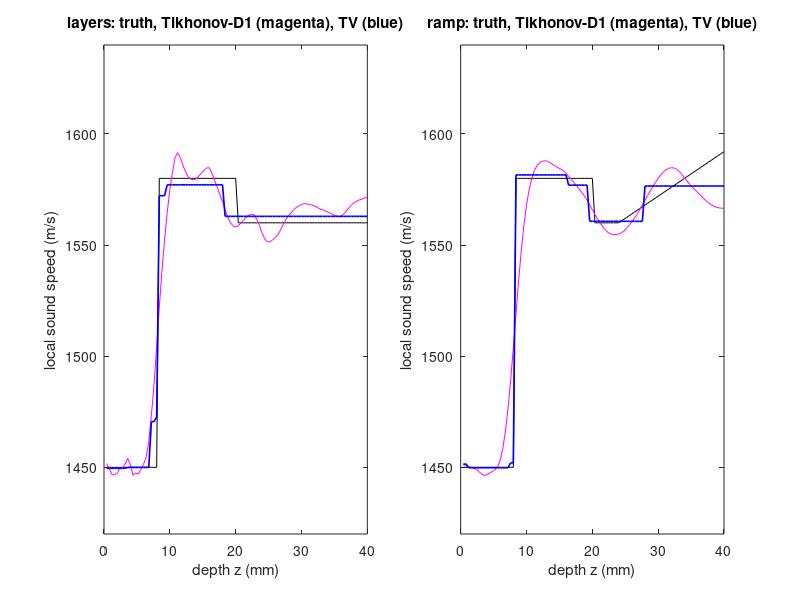

MATLAB code for this plot:
%% m13_tv_vs_tikhonov.m
% Average-to-local sound speed: naive inversion, Tikhonov (L = I, D1, D2) and TV.
% Purpose : A depth-dependent average sound speed cbar(z) (for example from
%           autofocus at each depth, vertical-path approximation) relates to
%           the local slowness s(z) = 1/c(z) by the running mean
%              1/cbar(z) = (1/z) * integral_0^z s(z') dz'      (linear in s).
%           Naive inversion differentiates z/cbar(z), amplifying noise by
%           about sqrt(2) z/dz. Regularize the slowness deviation
%           x = s - 1/c0 (ns/mm) with
%              Tikhonov : min ||A x - b||^2 + lam^2 ||L x||^2,  L = I, D1 or D2
%              TV       : min 0.5||A x - b||^2 + mu ||D1 x||_1  (ADMM, rho = 0.1)
%           Also checks the 1D TV-denoising rule: an isolated plateau of width w
%           (samples) and height 1 comes back with height 1 - 2 mu / w.
% Change  : profile ('layers' or 'ramp'), noise std sc (m/s), dz.
% Expect  : naive std grows linearly with depth (about 110 m/s at 30 mm for
%           1 m/s noise on cbar); TV beats every Tikhonov on the layers and keeps
%           the 8 mm step sharp; on the ramp segment (z > 24 mm) TV staircases,
%           so compare the 'z > 24 mm' column, not only the total RMSE.
% Runtime : about 10 s (the ADMM parameter scan dominates).
clear; close all; rng(1);

dz = 0.4; n = 100; z = dz*(1:n)'; c0 = 1540;      % mm, samples, mm, m/s
A  = tril(ones(n))*dz./repmat(z, 1, n);           % running-mean operator
D1 = diff(eye(n)); D2 = diff(eye(n), 2);
sv = svd(A); fprintf('running-mean operator: sigma_max %.2f, sigma_min %.4f, kappa %.0f\n', sv(1), sv(end), sv(1)/sv(end));
toS = @(c) (1./c - 1/c0)*1e6;                     % m/s -> slowness deviation (ns/mm)
toC = @(x) 1./(1/c0 + x*1e-6);                    % back to m/s
prof = @(kind) 1450*(z <= 8) + 1580*(z > 8 & z <= 20) + 1560*(z > 20 & z <= 24) + ...
    (1560 + strcmp(kind, 'ramp')*2.0*(z - 24)).*(z > 24);

%% Naive inversion: noise growth with depth
c = prof('layers'); cbar = 1./(A*(1./c)); sc = 1.0; M = 2000;
err = zeros(M, n);
for m = 1:M
    sb = 1./(cbar + sc*randn(n, 1));
    sn = [sb(1); (z(2:end).*sb(2:end) - z(1:end-1).*sb(1:end-1))/dz];
    err(m, :) = (1./sn - c)';
end
iz = [25 50 75];
% first-order theory: std(c) = (c/cbar)^2 * sqrt(z_i^2 + z_(i-1)^2)/dz * sc  ~  sqrt(2) z/dz * sc
fprintf('naive inverse, cbar noise %.1f m/s: std of c at z = 10, 20, 30 mm: %s m/s (theory %s)\n', ...
    sc, mat2str(round(std(err(:, iz)))), mat2str(round((c(iz)'./cbar(iz)').^2.*sqrt(z(iz).^2 + z(iz-1).^2)'/dz*sc)));

%% Regularized inversions
edge = @(ce) z(find(ce > 1450 + 0.9*130 & z > 3, 1)) - z(find(ce > 1450 + 0.1*130 & z > 3, 1));  % 10-90 % width of the 8 mm step
hf = figure('Position', [50 50 1000 380]);
kinds = {'layers', 'ramp'}; lamg = logspace(-4, 1, 60); mug = logspace(-3, 1, 25); rho = 0.1;
for kk = 1:2
    c = prof(kinds{kk}); sc = 2.0;
    b = toS(1./(A*(1./c)) + sc*randn(n, 1));
    Ls = {eye(n), D1, D2}; Ln = {'I', 'D1', 'D2'};
    fprintf('\n%s, cbar noise %.1f m/s (oracle parameters, RMSE in m/s):\n', kinds{kk}, sc);
    for q = 1:3
        L = Ls{q}; e = zeros(size(lamg));
        for j = 1:numel(lamg), e(j) = sqrt(mean((toC((A'*A + lamg(j)^2*(L'*L))\(A'*b)) - c).^2)); end
        [eb, jb] = min(e); ce = toC((A'*A + lamg(jb)^2*(L'*L))\(A'*b));
        fprintf('  Tikhonov L = %-2s  lambda %.3g  RMSE %5.1f  (z > 24 mm: %5.1f)  edge 10-90 %% %.1f mm\n', Ln{q}, lamg(jb), eb, sqrt(mean((ce(z > 24) - c(z > 24)).^2)), edge(ce));
        if q == 2, cT = ce; end
    end
    Mi = inv(A'*A + rho*(D1'*D1)); Atb = A'*b; e = zeros(size(mug));
    for j = 1:numel(mug)
        x = Mi*Atb; zz = D1*x; u = zeros(n-1, 1); th = mug(j)/rho;
        for it = 1:1500
            x = Mi*(Atb + rho*D1'*(zz - u)); w = D1*x + u; zz = sign(w).*max(abs(w) - th, 0); u = w - zz;
        end
        e(j) = sqrt(mean((toC(x) - c).^2));
        if j == 1 || e(j) < min(e(1:j-1)), cV = toC(x); end
    end
    [eb, jb] = min(e);
    fprintf('  TV (ADMM)       mu     %.3g  RMSE %5.1f  (z > 24 mm: %5.1f)  edge 10-90 %% %.1f mm\n', mug(jb), eb, sqrt(mean((cV(z > 24) - c(z > 24)).^2)), edge(cV));
    subplot(1, 2, kk);
    plot(z, c, 'k', z, cT, 'm', z, cV, 'b', 'LineWidth', 1.2);
    xlabel('depth z (mm)'); ylabel('local sound speed (m/s)'); title([kinds{kk} ': truth, Tikhonov-D1 (magenta), TV (blue)']);
    ylim([1420 1640]);
end

%% TV denoising contrast-loss rule (A = I)
m = 128; D = diff(eye(m)); y = zeros(m, 1); y(41:60) = 1;   % plateau width w = 20 samples
Mi = inv(eye(m) + 1*(D'*D));
fprintf('\nTV denoising of a 20-sample plateau of height 1:\n');
for mu = [0.5 1 2 4]
    x = y; zz = D*x; u = zeros(m-1, 1);
    for it = 1:3000
        x = Mi*(y + D'*(zz - u)); w = D*x + u; zz = sign(w).*max(abs(w) - mu, 0); u = w - zz;
    end
    fprintf('  mu = %.1f: plateau %.3f (rule 1 - 2mu/w = %.3f), background next to it %.4f\n', mu, x(50), 1 - 2*mu/20, x(10));
end
